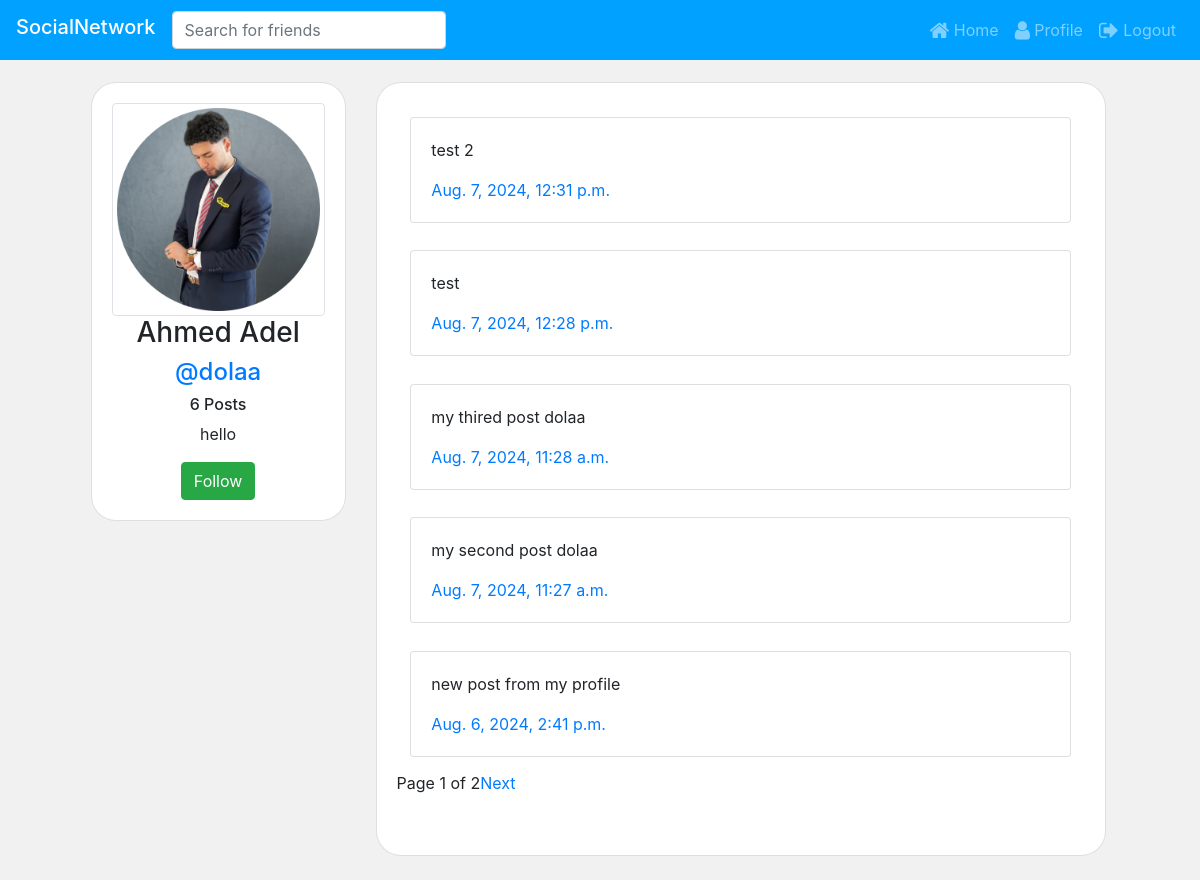
Screenshot of /user/dolaa/ (signed in) with the database file from the repository.
### core/models.py (models this page shows, shortened)
class User(AbstractUser):
    profile_pic =models.ImageField(default='profile_pics/default.jpg',upload_to='profile_pics')
    bio = models.TextField(blank=True,null=True ,max_length=500 , default="")
    def get_num_posts(self):
        return Post.objects.filter(user=self).count()
    def is_following(self , user_B):
        count = Friends.objects.filter(user_a=self ,user_b=user_B).count()
        if count > 0 :
            return True
        else:
            return False

class Post(models.Model):
    user = models.ForeignKey(User , on_delete=models.CASCADE)
    caption = models.TextField(max_length=600 , null=False)
    date_created = models.DateTimeField(auto_now_add=True , null=False)

### core/views.py (the view)
# urls.py: path("user/<str:username>/",FriendProfile.as_view() ,name='friend-profile' ),
@method_decorator(login_required(login_url='login'),name='dispatch')
class FriendProfile(ListView):
    model = Post
    template_name = 'friend-profile.html'
    paginate_by = 5
    def get(self, *args, **kwargs):
        friend_username = self.kwargs['username']
        user_username = self.request.user.username
        if friend_username == user_username :
            return redirect ('profile')
        else:
            return super(FriendProfile,self).get(*args , **kwargs)
    def get_context_data(self, **kwargs: Any):
        context = super().get_context_data(**kwargs)
        friend_username = self.kwargs['username']
        friend = User.objects.get(username = friend_username)
        context['friend'] = friend
        is_following = self.request.user.is_following(friend)
        context['is_following'] = is_following
        return context
    def get_queryset(self) :
        friend_username = self.kwargs['username']
        friend = User.objects.get(username = friend_username)
        return Post.objects.filter(user = friend).order_by('-date_created')

### Templates/friend-profile.html (shortened to what this page needs)
{%  extends 'base.html' %}
{% load crispy_forms_tags %}
{% block navbar %}
{%  include 'navbar.html' %}
{% endblock navbar %}
{% block content %}
<div class="row" style="margin-top:2%;">
    <div class="col-md-3" style="margin-left:4%; text-align: center;">
        <div class="card card-body" style="border-radius:25px;">
            <img class="img-fluid img-thumbnail"  src="{{friend.profile_pic.url}}" >
            <h3 >{{friend.first_name}} {{friend.last_name}}</h3>
            <a href="#"><h4 >@{{friend.username}}</h4></a>
            <h6> {{friend.get_num_posts}} Posts</h6>
            <p>{{friend.bio}}</p>
            {% if is_following %}
            <a href="/unfollow/{{friend.id }}"><button class="btn btn-danger"> Unfollow </button></a>
            {% else %}
            <a href="/follow/{{friend.id }}"><button class="btn btn-success"> Follow </button></a>
            {% endif%}
        </div>
    </div>
  <div class="col-md-8" >
        <div class="card card-body"style="border-radius:25px; min-height:100%;">
                {% for post in object_list %}
                <div class="card" style="margin: 2%;">
                    <div class="card-body">
                        <p class="card-text">{{post.caption}}</p>
                        <a href="#" class="card-link">{{post.date_created}}</a>
                    </div>
                </div>
                {% endfor %}
            {% include 'pagination.html'%}
        </div>
        <br>
    </div>
</div>
{% endblock content %}

### rows the page displays
User: profile_pic (picture), first_name "Ahmed", last_name "Adel", username "dolaa", get_num_posts "6", bio "hello"
Post: caption "test 2", date_created "Aug. 7, 2024, 12:31 p.m."
Post: caption "test", date_created "Aug. 7, 2024, 12:28 p.m."
Post: caption "my thired post dolaa", date_created "Aug. 7, 2024, 11:28 a.m."
Post: caption "my second post dolaa", date_created "Aug. 7, 2024, 11:27 a.m."
Post: caption "new post from my profile", date_created "Aug. 6, 2024, 2:41 p.m."

### other values shown
{{ page_obj.number }} "1"
{{ page_obj.paginator.num_pages }} "2"
